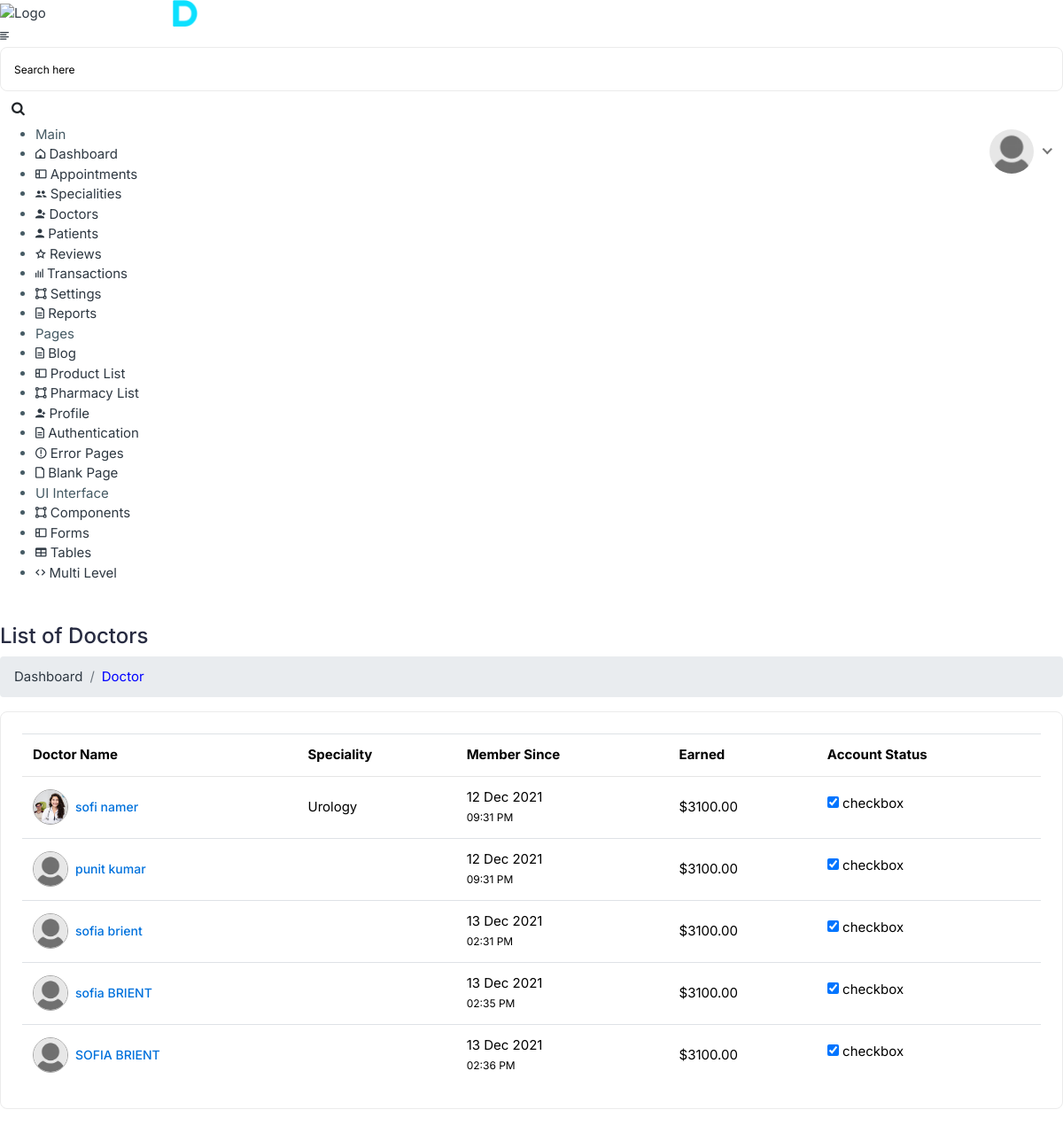
/doctor-list/ (signed in), run on an earlier commit of the app's database.
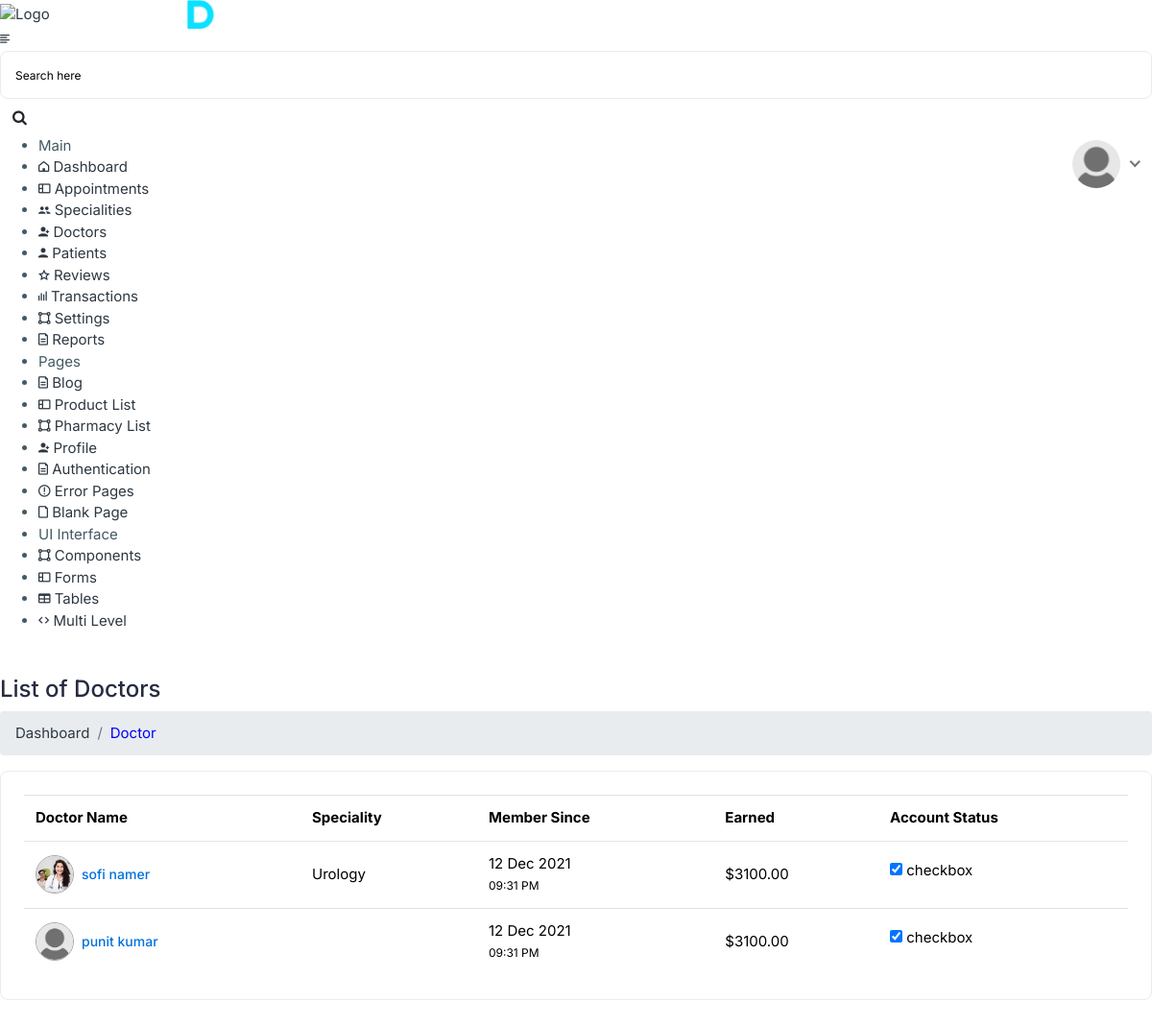
And on a later commit of the database.
### doctors/models.py (models this page shows, shortened)
class Dr(models.Model):
    user = models.OneToOneField(User,on_delete=models.CASCADE,related_name="Dr")
    name = models.CharField(max_length=30)
    img = models.ImageField()
    qulification = models.CharField(max_length=100)
    specialization = models.CharField(max_length=100)
    address = models.TextField(max_length=300)
    email=models.EmailField()
    fees_starting= models.IntegerField()
    fees_end= models.IntegerField()
    gender = models.CharField(max_length=30)
    date = models.DateField(auto_now=True)
    time=models.TimeField(auto_now=True)

### Admin_hospital/views.py (the view)
# urls.py: path('doctor-list/', views.doctorlist, name='doctorlist'),
def doctorlist(request):
    if request.user.is_authenticated:
        res = {}
        res['dct'] = Dr.objects.all()
    else:
        return redirect('error404')
    return render(request, 'Admin_hospital/doctor-list.html', res)

### Admin_hospital/templates/Admin_hospital/doctor-list.html
{% extends 'adminbasic.html' %}
{% load static %}
{% block body %}
<div class="page-wrapper">
	<div class="content container-fluid">
		<div class="page-header">
			<div class="row">
				<div class="col-sm-12">
					<h3 class="page-title">List of Doctors</h3>
					<ul class="breadcrumb">
						<li class="breadcrumb-item"><a href="{% url 'adminhome' %}">Dashboard</a></li>
						<li class="breadcrumb-item active" style="color:blue">Doctor</li>
					</ul>
				</div>
			</div>
		</div>
		<div class="row">
			<div class="col-sm-12">
				<div class="card">
					<div class="card-body">
						<div class="table-responsive">
							<table class="datatable table table-hover table-center mb-0">
								<thead>
									<tr>
										<th>Doctor Name</th>
										<th>Speciality</th>
										<th>Member Since</th>
										<th>Earned</th>
										<th>Account Status</th>
									</tr>
								</thead>
								<tbody>
									{% for d in dct %}
									<tr>
										<td>
											<h2 class="table-avatar">
												<a class="avatar avatar-sm mr-2" href="{% url 'Doctor_profile' d.id %}">
       {% if d.img|length is not 0 %}
       <img alt="Fred Ortego" class="avatar-img rounded-circle" src="/media/{{d.img}}" width="31"/>
            {% else %}
             <img alt="Fred Ortego" class="avatar-img rounded-circle" width="31" src="/media/default.jpg"/>
													{% endif %}</a>
													<a href="{% url 'Doctor_profile' d.id %}">{{d.name}}</a>
											</h2>
										</td>
										<td>{{d.specialization}}</td>
										<td>{{d.date|date:'d M Y'}} <br /><small>
					{{d.time|time:'h:i A'}}</small></td>
										<td>$3100.00</td>
										<td>
											<div class="status-toggle">
												<input checked="" class="check" id="status_1" type="checkbox" />
												<label class="checktoggle" for="status_1">checkbox</label>
											</div>
										</td>
									</tr>
									{% endfor %}
								</tbody>
							</table>
						</div>
					</div>
				</div>
			</div>
		</div>
	</div>
</div>
{% endblock body %}

What changed in the data, as far as the page shows it:
removed Dr: name "sofia brient", date "13 Dec 2021", time "02:31 PM"
removed Dr: name "sofia BRIENT", date "13 Dec 2021", time "02:35 PM"
removed Dr: name "SOFIA BRIENT", date "13 Dec 2021", time "02:36 PM"
